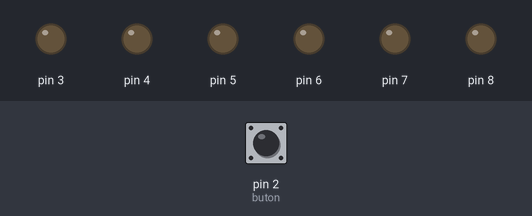
Bench run of a sketch on a simulated Arduino Uno, built with avr-gcc and run on an emulated ATmega328P. Parts: output pins drawn as LEDs (lit = HIGH). Dashed ring = blinking. Inputs (shaded band) come from the test bench; at power-on: pin 2 (buton) LOW.

Above: at 1.2 s.
1.3 s: pin 2 (buton) pulled HIGH for 0.15 s
At 1.6 s:
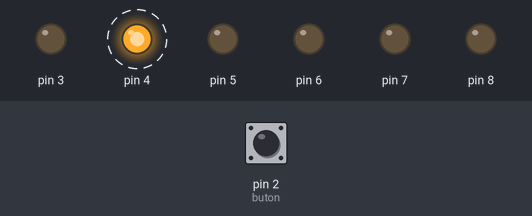
4.3 s: pin 2 (buton) pulled HIGH for 1 s
At 4.8 s:
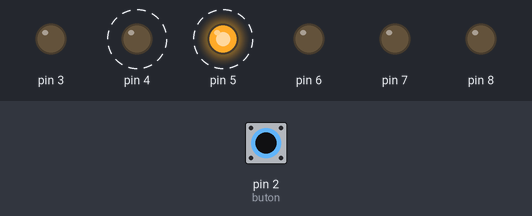
7.3 s: pin 2 (buton) pulled HIGH for 3.2 s
At 7.4 s:
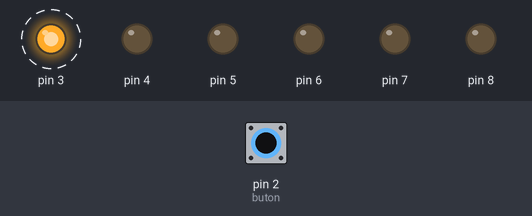
Timing chart, 0 to 12.8 s (numbered marks = the images above; inputs shaded):
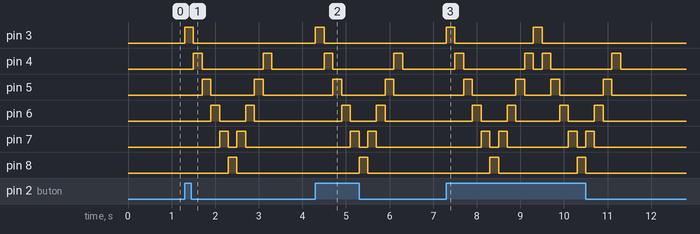

Measured:
- after the input at 1.3 s, pin 3: LOW → HIGH at once, → LOW 0.20 s later; pin 4: alternates HIGH for 0.20 s and LOW for 1.4 s, starting after 0.20 s
- after the input at 4.3 s, pin 3: LOW → HIGH at once, → LOW 0.20 s later; pin 4: alternates HIGH for 0.20 s and LOW for 1.4 s, starting after 0.20 s
- after the input at 7.3 s, pin 3: alternates HIGH for 0.20 s and LOW for 1.8 s, 4 changes in all, then stays LOW, starting at once; pin 4: LOW → HIGH after 0.20 s, → LOW 0.20 s later, → HIGH 1.4 s later, → LOW 0.20 s later, … (8 changes in this stretch)

The sketch:

buton_ile_karasimsek.ino
```cpp
#define buton 2
bool buton_durum=0;
void setup(){
  for(int i=3;i<9;i++){
  pinMode(i,OUTPUT);
  }
  pinMode(buton,INPUT);
}
void loop(){
  buton_durum=digitalRead(buton);
  if(buton_durum==1){
    for(int i=3;i<9;i++){
      digitalWrite(i,HIGH);
      delay(200);
      digitalWrite(i,LOW);
    }
    for(int i=7;i>3;i--){
      digitalWrite(i,HIGH);
      delay(200);
      digitalWrite(i,LOW);
    }
  }
  else{
    for(int i=3;i<9;i++){
      digitalWrite(i,LOW);}
  }
}
```
